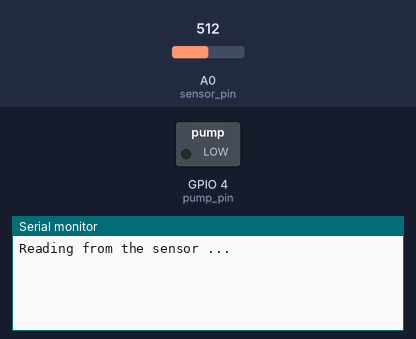
Bench run of a sketch on a simulated ESP8266 (NodeMCU). On the bench: switched loads named in the sketch (green lamp = pin HIGH), the last lines printed to the serial monitor. The test bench sets the inputs (shaded band); at power-on: A0 (sensor_pin) = 512. WiFi joins after 1.5 s; servers stay silent unless stated.

Above: at 0.1 s.
3.1 s: A0 (sensor_pin) set to 477
At 4.0 s:
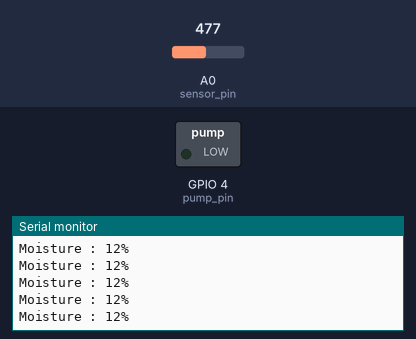
6.1 s: A0 (sensor_pin) set to 511
At 7.2 s:
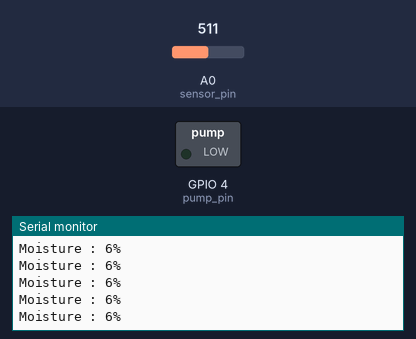

The sketch:

systemcode.ino
```cpp
/*
 Project Name   : REMOTE CONTROLLABLE IOT IRRIGATION SYSTEM
 Revision Date  : 01.01.2022
 Author         : ERSIN MUTLU
 // ------------------------------------------------------------------------------------------------------------------------------------------------------------------------------------------------------------
 Purpose        : The irrigation process, which is an important part of agriculture, can be completely controlled
                  and monitored remotely at any time and anywhere by reducing the labor.
 // ------------------------------------------------------------------------------------------------------------------------------------------------------------------------------------------------------------
 System Input   :
                 1) Soil Moisture Sensor         : To measuring soil moisture
                 2) Mini Submersible Water Pump  : To pumping water

 System Output  :
                 1) Virtual Monitor via Wi-Fi    : To monitoring moisture level
                 2) Virtual Button  via Wi-Fi    : To activate the water pump
                 3) Virtual e-mail               : To inform
 // ------------------------------------------------------------------------------------------------------------------------------------------------------------------------------------------------------------
  System Work   : Nodemcu ESP8266 was used to provide remote communication with the Blynk application. Thus, control over Wi-Fi is aimed. Thanks to the soil
                  moisture sensor, we can instantly monitor the values taken from the soil. With the mini submersible pump, we can perform the irrigation process
                  when necessary situations. In addition, the latest status can be learnd by e-mail and notification on the application.

// ------------------------------------------------------------------------------------------------------------------------------------------------------------------------------------------------------------
*/

// DEFINITIONS
#define BLYNK_PRINT Serial
#include <ESP8266WiFi.h>           // Include enough library for using NodeMCu
#include <BlynkSimpleEsp8266.h>
#include <Blynk.h>
#include <Arduino.h>

BlynkTimer timer;   // Timer for Blynk

char token[] = "UKeqv7WvIb_CMIGSjQjzdLojJhlFlqpS";   // The token given to us to communicate with the Blynk application.
char agAdi[] = "ErsinsiPhone";                         // The name of our Wi-Fi
char agSifre[] = "Ersin12398";                       // The password of our Wi-Fi


#define sensor A0       // Analogue reading pin of soil moisture sensor on the NodeMCU board
int sensor_pin = A0;    // Soil Moisture Pin
int output_value ;      // Value of measured soil moisture.
float Lastmessage = 0;  // Timing for e-mail
float LastEmail = 0;    // Timing for e-mail

const int pump_pin=4;   // The pin on the card to which the water pump is connected.
// ------------------------------------------------------------------------------------------------------------------------------------------------------------------------------------------------------------

// SETUP CODE AREA
void setup() {

  Serial.begin(9600);                                  // Start the monitor for communication between Blynk and NodeMCU ESP8266.
  Serial.println("Reading from the sensor ...");       // Transferring the value read from the mouisture sensor to the Serial Monitor ( just for checking ).
  Blynk.begin(token, agAdi, agSifre);                  // In order to connect the Blynk application and the NodeMCU card, write our token, Wi-Fi name and password specified above.
  pinMode(pump_pin, OUTPUT);                           // Pump pin defined as OUTPUT.
}

// ------------------------------------------------------------------------------------------------------------------------------------------------------------------------------------------------------------

// MAIN CODE AREA
void loop() {
    output_value= analogRead(sensor_pin);              // Read the analog Soil Moisture Sensor value
    output_value = map(output_value,550,0,0,100);      // To change the range of the analog value from 0-550 to 0-100 receive with the map command
    Blynk.virtualWrite(V1,output_value);               // To command Blynk to output
    Serial.print("Moisture : ");                       // To write the phrase "Moisture : " to Serial Monitor (just for checking)
    Serial.print(output_value);                        // To write the output_value to Serial Monitor (just for checking)
    Serial.println("%");                               // indicator


    if ( output_value <(-50) && (millis() > Lastmessage+6000 )) {                                      // when and what value range the message will be sent
      Lastmessage = millis();                                                                          // delay
      Blynk.email("ersinmutlubg@gmail.com", "Notification", "Moisture Level is low. Need to Water.");  // sent message and adress
      Blynk.notify("Notification Moisture Level is low. Need to Water");                               // sent message and adress
    }
   if ( output_value >(-40) && (millis() > LastEmail+6000 )) {                                         // when and what value range the message will be sent
      LastEmail = millis();                                                                            // delay
      Blynk.email("ersinmutlubg@gmail.com", "Notification", "Moisture Level is high. Stop motor.");    // sent message and e-mail adress
      Blynk.notify("Notification Moisture Level is high. Stop irrigation");                            // sent  message and e-mail adress
   }

  Blynk.run();                                         // to run Blynk application.
  timer.run();                                         // to run setup Blynk application.

}
```

Measured:
- the behaviour switches between 493 and 492 on A0 (sensor_pin) (found by bisection; images 0 and 1)
- after the input at 3.1 s, the serial monitor: prints a new line at once (image 1)
- after the input at 6.1 s, the serial monitor: prints a new line at once (image 2)
